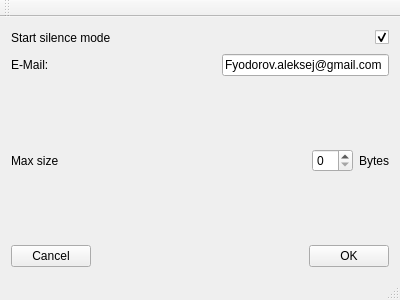
<?xml version="1.0" encoding="UTF-8"?>
<ui version="4.0">
 <class>MainWindow</class>
 <widget class="QMainWindow" name="MainWindow">
  <property name="geometry">
   <rect>
    <x>0</x>
    <y>0</y>
    <width>400</width>
    <height>300</height>
   </rect>
  </property>
  <property name="windowTitle">
   <string>MainWindow</string>
  </property>
  <widget class="QWidget" name="centralWidget">
   <layout class="QGridLayout" name="gridLayout">
    <item row="0" column="0">
     <layout class="QVBoxLayout" name="verticalLayout">
      <item>
       <layout class="QHBoxLayout" name="horizontalLayout">
        <item>
         <widget class="QLabel" name="silenceModeLabel">
          <property name="text">
           <string>Start silence mode</string>
          </property>
         </widget>
        </item>
        <item>
         <spacer name="horizontalSpacer_4">
          <property name="orientation">
           <enum>Qt::Horizontal</enum>
          </property>
          <property name="sizeHint" stdset="0">
           <size>
            <width>40</width>
            <height>20</height>
           </size>
          </property>
         </spacer>
        </item>
        <item>
         <widget class="QCheckBox" name="modeCheckBox">
          <property name="text">
           <string/>
          </property>
          <property name="checked">
           <bool>true</bool>
          </property>
         </widget>
        </item>
       </layout>
      </item>
      <item>
       <layout class="QHBoxLayout" name="horizontalLayout_2">
        <item>
         <widget class="QLabel" name="mailLabel">
          <property name="text">
           <string>E-Mail:</string>
          </property>
         </widget>
        </item>
        <item>
         <spacer name="horizontalSpacer_3">
          <property name="orientation">
           <enum>Qt::Horizontal</enum>
          </property>
          <property name="sizeHint" stdset="0">
           <size>
            <width>40</width>
            <height>20</height>
           </size>
          </property>
         </spacer>
        </item>
        <item>
         <widget class="QLineEdit" name="mailLineEdit">
          <property name="text">
           <string>Fyodorov.aleksej@gmail.com</string>
          </property>
         </widget>
        </item>
       </layout>
      </item>
      <item>
       <layout class="QHBoxLayout" name="horizontalLayout_3">
        <item>
         <widget class="QLabel" name="sizeLabel">
          <property name="text">
           <string>Max size</string>
          </property>
         </widget>
        </item>
        <item>
         <spacer name="horizontalSpacer_2">
          <property name="orientation">
           <enum>Qt::Horizontal</enum>
          </property>
          <property name="sizeHint" stdset="0">
           <size>
            <width>40</width>
            <height>20</height>
           </size>
          </property>
         </spacer>
        </item>
        <item>
         <widget class="QSpinBox" name="sizeSpinBox"/>
        </item>
        <item>
         <widget class="QLabel" name="bytesLabel">
          <property name="text">
           <string>Bytes</string>
          </property>
         </widget>
        </item>
       </layout>
      </item>
      <item>
       <layout class="QHBoxLayout" name="horizontalLayout_4">
        <item>
         <widget class="QPushButton" name="cancelButton">
          <property name="text">
           <string>Cancel</string>
          </property>
         </widget>
        </item>
        <item>
         <spacer name="horizontalSpacer">
          <property name="orientation">
           <enum>Qt::Horizontal</enum>
          </property>
          <property name="sizeHint" stdset="0">
           <size>
            <width>40</width>
            <height>20</height>
           </size>
          </property>
         </spacer>
        </item>
        <item>
         <widget class="QPushButton" name="okButton">
          <property name="text">
           <string>OK</string>
          </property>
         </widget>
        </item>
       </layout>
      </item>
     </layout>
    </item>
   </layout>
  </widget>
  <widget class="QMenuBar" name="menuBar">
   <property name="geometry">
    <rect>
     <x>0</x>
     <y>0</y>
     <width>400</width>
     <height>25</height>
    </rect>
   </property>
  </widget>
  <widget class="QToolBar" name="mainToolBar">
   <attribute name="toolBarArea">
    <enum>TopToolBarArea</enum>
   </attribute>
   <attribute name="toolBarBreak">
    <bool>false</bool>
   </attribute>
  </widget>
  <widget class="QStatusBar" name="statusBar"/>
 </widget>
 <layoutdefault spacing="6" margin="11"/>
 <resources/>
 <connections/>
</ui>
